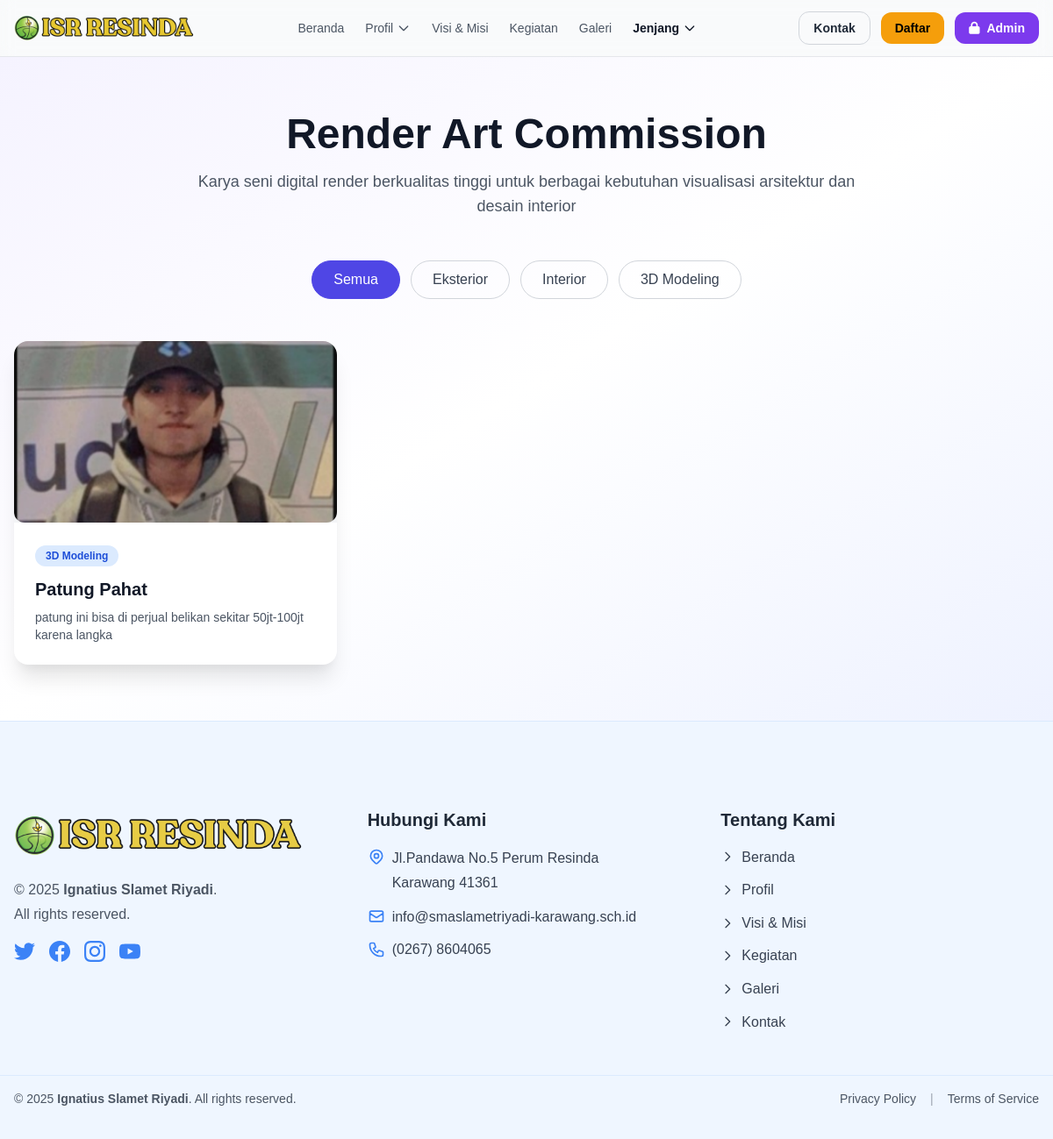
Before: /render-art.php with the older database file.
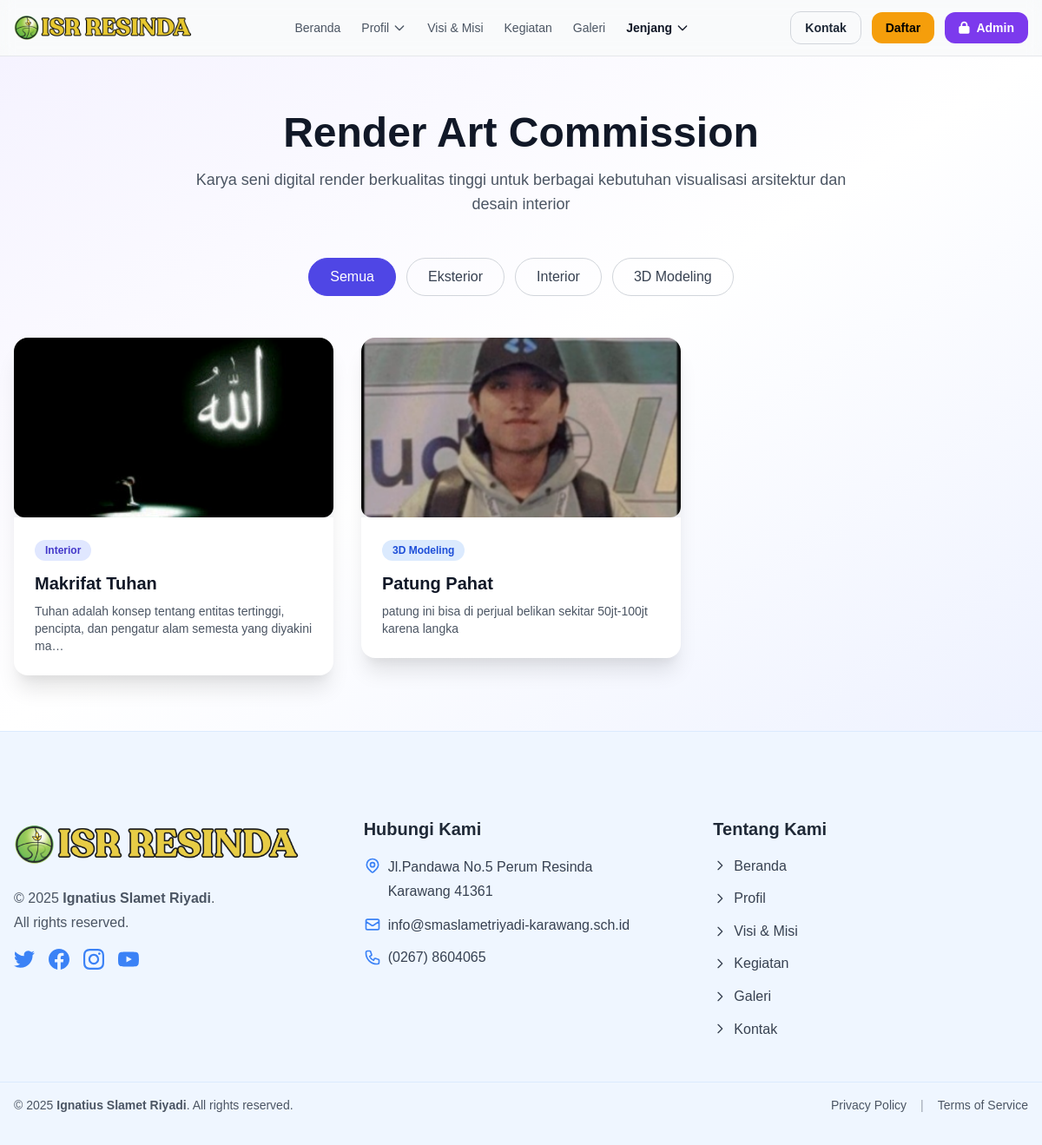
After: the same page with the newer database file.
### tables this page shows
CREATE TABLE `render_art` (
  `id` int(11) NOT NULL,
  `title` varchar(255) NOT NULL,
  `description` text DEFAULT NULL,
  `image_path` varchar(500) DEFAULT NULL,
  `category` enum('eksterior','interior','3d_modeling') NOT NULL DEFAULT 'eksterior',
  `status` enum('active','inactive') NOT NULL DEFAULT 'active',
  `created_by` int(11) DEFAULT NULL,
  `created_at` timestamp NULL DEFAULT current_timestamp(),
  `updated_at` timestamp NULL DEFAULT NULL ON UPDATE current_timestamp()
);

### render-art.php (the view, shortened to what this page needs)
<?php
include 'includes/header.php';
function h($s){ return htmlspecialchars((string)$s, ENT_QUOTES, 'UTF-8'); }
function getImageUrl($imagePath){
  return '/site/' . ltrim($imagePath, '/');
}
function excerpt($text, $len = 100){
  $text = (string)$text;
  $text = trim(preg_replace("/\s+/u", " ", $text));
  if (function_exists('mb_strimwidth')) {
    return mb_strimwidth($text, 0, $len, '…', 'UTF-8');
  }
  return strlen($text) > $len ? substr($text, 0, $len) . '…' : $text;
}
$db = (new Database())->getConnection();
$filter  = $_GET['cat'] ?? '';
$sql    = "SELECT * FROM render_art WHERE status = 'active'";
$params = [];
$sql .= " ORDER BY created_at DESC, id DESC";
$stmt = $db->prepare($sql);
$stmt->execute($params);
$render_items = $stmt->fetchAll(PDO::FETCH_ASSOC);
$seen = [];
$render_items = array_values(array_filter($render_items, function($row) use (&$seen){
  $id = (int)($row['id'] ?? 0);
  if (!$id) return false;
  if (isset($seen[$id])) return false;
  $seen[$id] = true;
  return true;
}));
$colorMap = [
  'eksterior'   => ['text' => 'text-purple-700', 'bg' => 'bg-purple-100', 'label' => 'Eksterior'],
  'interior'    => ['text' => 'text-indigo-700', 'bg' => 'bg-indigo-100', 'label' => 'Interior'],
  '3d_modeling' => ['text' => 'text-blue-700',   'bg' => 'bg-blue-100',   'label' => '3D Modeling'],
];
?>
<section class="py-16 bg-gradient-to-br from-purple-50 via-white to-indigo-50">
  <div class="max-w-7xl mx-auto px-4">
    <div class="text-center mb-12">
      <h1 class="text-4xl md:text-5xl font-bold text-gray-900 mb-4">Render Art Commission</h1>
      <p class="text-lg text-gray-600 max-w-3xl mx-auto">
        Karya seni digital render berkualitas tinggi untuk berbagai kebutuhan visualisasi arsitektur dan desain interior
      </p>
    </div>
    <div class="flex flex-wrap justify-center gap-3 mb-12">
      <?php
        $tabs = [
          ['label'=>'Semua',      'val'=>''],
          ['label'=>'Eksterior',  'val'=>'eksterior'],
          ['label'=>'Interior',   'val'=>'interior'],
          ['label'=>'3D Modeling','val'=>'3d_modeling'],
        ];
        foreach ($tabs as $t):
          $active = ($t['val'] === ($filter ?? ''));
          $href = 'render-art.php' . ($t['val'] ? ('?cat='.$t['val']) : '');
      ?>
        <a href="<?= h($href) ?>"
           class="px-6 py-2 rounded-full border transition <?=
                  $active
                  ? 'bg-indigo-600 text-white border-indigo-600'
                  : 'border-gray-300 text-gray-700 hover:bg-indigo-600 hover:text-white' ?>">
          <?= h($t['label']) ?>
        </a>
      <?php endforeach; ?>
    </div>
    <div class="grid grid-cols-1 md:grid-cols-2 lg:grid-cols-3 gap-8">
      <?php if (empty($render_items)): ?>
        <div class="col-span-3 text-center text-gray-500 py-12">
          <div class="text-6xl mb-4">🎨</div>
          <p class="text-xl font-medium">Belum ada karya render yang tersedia.</p>
          <p class="text-sm mt-2">Silakan cek kembali nanti atau hubungi kami untuk informasi lebih lanjut.</p>
        </div>
      <?php else: ?>
        <?php foreach ($render_items as $item): ?>
          <?php
            $id      = (int)($item['id'] ?? 0);
            $title   = $item['title'] ?? '';
            $desc    = $item['description'] ?? '';
            $catKey  = strtolower($item['category'] ?? '');
            $cat     = $colorMap[$catKey] ?? ['text'=>'text-gray-700','bg'=>'bg-gray-100','label'=>ucwords(str_replace('_',' ', $catKey ?: 'Umum'))];
            $imageUrl= getImageUrl($item['image_path'] ?? '');
          ?>
          <a href="render-art-detail.php?id=<?= $id ?>" class="block group">
            <div class="bg-white rounded-2xl shadow-xl overflow-hidden transition-all duration-300 group-hover:-translate-y-1 group-hover:shadow-2xl">
              <div class="relative w-full overflow-hidden bg-gray-100" style="aspect-ratio:16/9">
                <?php if (!empty($imageUrl)): ?>
                  <img
                    src="<?= h($imageUrl) ?>"
                    alt="<?= h($title) ?>"
                    class="absolute inset-0 w-full h-full object-cover transition-transform duration-500 group-hover:scale-105"
                    loading="lazy"
                    onerror="this.onerror=null; this.style.display='none';">
                <?php endif; ?>
              </div>
              <div class="p-6">
                <div class="mb-3">
                  <span class="inline-block px-3 py-1 rounded-full text-xs font-semibold <?= h($cat['text']) ?> <?= h($cat['bg']) ?>">
                    <?= h($cat['label']) ?>
                  </span>
                </div>
                <h3 class="text-xl font-bold text-gray-900 mb-2">
                  <?= h($title) ?>
                </h3>
                <?php if ($desc !== ''): ?>
                  <p class="text-gray-600 text-sm">
                    <?= h(excerpt($desc, 100)) ?>
                  </p>
                <?php endif; ?>
              </div>
            </div>
          </a>
        <?php endforeach; ?>
      <?php endif; ?>
    </div>
  </div>
</section>
<?php
include 'includes/footer.php';

### includes/header.php (shortened to what this page needs)
<?php
$protocol = isset($_SERVER['HTTPS']) && $_SERVER['HTTPS'] === 'on' ? 'https' : 'http';
$host = $_SERVER['HTTP_HOST'];
$script_name = $_SERVER['SCRIPT_NAME'];
$project_folder = '/' . explode('/', trim($script_name, '/'))[0] . '/';
$base_url = $protocol . '://' . $host . $project_folder;
?>
<!doctype html>
<html lang="id">
<head>
  <link href="https://cdn.jsdelivr.net/npm/tailwindcss@2.2.19/dist/tailwind.min.css" rel="stylesheet">
  <link rel="stylesheet" href="https://cdnjs.cloudflare.com/ajax/libs/font-awesome/6.0.0/css/all.min.css">
  <link rel="stylesheet" href="<?php echo $base_url; ?>assets/css/style.css" />
</head>
<body class="bg-gray-50 text-gray-800 antialiased">
  <nav class="sticky top-0 z-50 bg-white/90 backdrop-filter backdrop-blur border-b border-gray-200">
    <div class="max-w-7xl mx-auto px-4">
      <div class="flex items-center justify-between h-16">
        <a href="<?php echo $base_url; ?>index.php" class="flex items-center">
          <img src="<?php echo $base_url; ?>assets/img/logo.png" alt="ISR" class="h-10 w-auto object-contain">
        </a>
        <div class="hidden md:flex items-center gap-6">
          <a class="text-sm font-medium text-gray-600 hover:text-gray-900" href="<?php echo $base_url; ?>index.php">Beranda</a>
          <div class="relative dropdown">
            <button class="text-sm font-medium text-gray-600 hover:text-gray-900 inline-flex items-center gap-1">
              Profil
              <svg class="w-4 h-4" fill="none" stroke="currentColor" viewBox="0 0 24 24">
                <path stroke-linecap="round" stroke-linejoin="round" stroke-width="2" d="M19 9l-7 7-7-7"></path>
              </svg>
            </button>
          </div>
          <a class="text-sm font-medium text-gray-600 hover:text-gray-900" href="<?php echo $base_url; ?>visi-misi.php">Visi &amp; Misi</a>
          <a class="text-sm font-medium text-gray-600 hover:text-gray-900" href="<?php echo $base_url; ?>kegiatan.php">Kegiatan</a>
          <a class="text-sm font-medium text-gray-600 hover:text-gray-900" href="<?php echo $base_url; ?>galery.php">Galeri</a>
          <div class="relative dropdown">
            <button class="text-sm font-semibold text-gray-900 hover:text-gray-700 inline-flex items-center gap-1">
              Jenjang
              <svg class="w-4 h-4" fill="none" stroke="currentColor" viewBox="0 0 24 24">
                <path stroke-linecap="round" stroke-linejoin="round" stroke-width="2" d="M19 9l-7 7-7-7"></path>
              </svg>
            </button>
          </div>
        </div>
        <div class="hidden md:flex items-center gap-3">
          <a class="inline-flex items-center px-4 py-2 rounded-xl text-sm font-semibold border border-gray-300 hover:border-gray-900" href="<?php echo $base_url; ?>kontak.php">Kontak</a>
          <a class="inline-flex items-center px-4 py-2 rounded-xl text-sm font-semibold bg-yellow-500 text-black hover:opacity-90" href="<?php echo $base_url; ?>kontak.php#daftar">Daftar</a>
          <a class="inline-flex items-center px-4 py-2 rounded-xl text-sm font-semibold bg-purple-600 text-white hover:bg-purple-700" href="<?php echo $base_url; ?>admin/login.php">
            <i class="fas fa-lock mr-2"></i>Admin
          </a>
        </div>
      </div>
    </div>
  </nav>

### includes/footer.php (shortened to what this page needs)
<?php
$protocol = isset($_SERVER['HTTPS']) && $_SERVER['HTTPS'] === 'on' ? 'https' : 'http';
$host = $_SERVER['HTTP_HOST'];
$script_name = $_SERVER['SCRIPT_NAME'];
$project_folder = '/' . explode('/', trim($script_name, '/'))[0] . '/';
$base_url = $protocol . '://' . $host . $project_folder;
?>
  <footer class="footer-tight bg-blue-50 border-t border-blue-100">
    <div class="max-w-7xl mx-auto px-4 py-12">
      <div class="grid grid-cols-1 md:grid-cols-3 gap-10">
        <div>
          <div class="flex items-center gap-3 mb-4">
            <img src="<?php echo $base_url; ?>assets/img/logo.png" alt="ISR Resinda" class="h-16 w-auto object-contain opacity-90">
          </div>
          <p class="text-gray-600 leading-7">
            © 2025 <span class="font-semibold">Ignatius Slamet Riyadi</span>.<br>
            All rights reserved.
          </p>
          <div class="mt-4 flex items-center gap-4 text-blue-500">
            <a href="https://twitter.com" target="_blank" rel="noopener" class="hover:text-blue-700 transition" aria-label="Twitter">
            </a>
            <a href="https://facebook.com" target="_blank" rel="noopener" class="hover:text-blue-700 transition" aria-label="Facebook">
            </a>
            <a href="https://instagram.com" target="_blank" rel="noopener" class="hover:text-blue-700 transition" aria-label="Instagram">
            </a>
            <a href="https://youtube.com" target="_blank" rel="noopener" class="hover:text-blue-700 transition" aria-label="YouTube">
            </a>
          </div>
        </div>
        <div>
          <h3 class="text-xl font-semibold text-gray-800 mb-4">Hubungi Kami</h3>
          <div class="space-y-3 text-gray-700">
            <div class="flex items-start gap-2">
              <p class="leading-7">
                Jl.Pandawa No.5 Perum Resinda<br>Karawang 41361
              </p>
            </div>
            <div class="flex items-center gap-2">
              <svg class="w-5 h-5 text-blue-500 flex-shrink-0" fill="none" stroke="currentColor" viewBox="0 0 24 24">
                <path stroke-linecap="round" stroke-linejoin="round" stroke-width="2" d="M3 8l7.89 5.26a2 2 0 002.22 0L21 8M5 19h14a2 2 0 002-2V7a2 2 0 00-2-2H5a2 2 0 00-2 2v10a2 2 0 002 2z"></path>
              </svg>
              <a href="mailto:info@smaslametriyadi-karawang.sch.id" class="text-orange-500 hover:text-orange-600 font-medium transition">
                info@smaslametriyadi-karawang.sch.id
              </a>
            </div>
            <div class="flex items-center gap-2">
              <span class="text-gray-700 font-medium">(0267) 8604065</span>
            </div>
          </div>
        </div>
        <div>
          <h3 class="text-xl font-semibold text-gray-800 mb-4">Tentang Kami</h3>
          <ul class="space-y-3 text-gray-700">
            <li>
              <a href="<?php echo $base_url; ?>index.php" class="hover:text-gray-900 transition flex items-center gap-2">
                <svg class="w-4 h-4 text-orange-500" fill="none" stroke="currentColor" viewBox="0 0 24 24">
                  <path stroke-linecap="round" stroke-linejoin="round" stroke-width="2" d="M9 5l7 7-7 7"></path>
                </svg>
                Beranda
              </a>
            </li>
            <li>
              <a href="<?php echo $base_url; ?>profil.php" class="hover:text-gray-900 transition flex items-center gap-2">
                <svg class="w-4 h-4 text-orange-500" fill="none" stroke="currentColor" viewBox="0 0 24 24">
                  <path stroke-linecap="round" stroke-linejoin="round" stroke-width="2" d="M9 5l7 7-7 7"></path>
                </svg>
                Profil
              </a>
            </li>
            <li>
              <a href="<?php echo $base_url; ?>visi-misi.php" class="hover:text-gray-900 transition flex items-center gap-2">
                <svg class="w-4 h-4 text-orange-500" fill="none" stroke="currentColor" viewBox="0 0 24 24">
                  <path stroke-linecap="round" stroke-linejoin="round" stroke-width="2" d="M9 5l7 7-7 7"></path>
                </svg>
                Visi &amp; Misi
              </a>
            </li>
            <li>
              <a href="<?php echo $base_url; ?>kegiatan.php" class="hover:text-gray-900 transition flex items-center gap-2">
                <svg class="w-4 h-4 text-orange-500" fill="none" stroke="currentColor" viewBox="0 0 24 24">
                  <path stroke-linecap="round" stroke-linejoin="round" stroke-width="2" d="M9 5l7 7-7 7"></path>
                </svg>
                Kegiatan
              </a>
            </li>
            <li>
              <a href="<?php echo $base_url; ?>galery.php" class="hover:text-gray-900 transition flex items-center gap-2">
                <svg class="w-4 h-4 text-orange-500" fill="none" stroke="currentColor" viewBox="0 0 24 24">
                  <path stroke-linecap="round" stroke-linejoin="round" stroke-width="2" d="M9 5l7 7-7 7"></path>
                </svg>
                Galeri
              </a>
            </li>
            <li>
              <a href="<?php echo $base_url; ?>kontak.php" class="hover:text-gray-900 transition flex items-center gap-2">
                <svg class="w-4 h-4 text-orange-500" fill="none" stroke="currentColor" viewBox="0 0 24 24">
                  <path stroke-linecap="round" stroke-linejoin="round" stroke-width="2" d="M9 5l7 7-7 7"></path>
                </svg>
                Kontak
              </a>
            </li>
          </ul>
        </div>
      </div>
    </div>
    <div class="border-t border-blue-100">
      <div class="max-w-7xl mx-auto px-4 py-4">
        <div class="flex flex-col md:flex-row justify-between items-center gap-4 text-sm text-gray-600">
          <p>© 2025 <span class="font-semibold">Ignatius Slamet Riyadi</span>. All rights reserved.</p>
          <div class="flex items-center gap-4">
            <a href="<?php echo $base_url; ?>privacy.php" class="hover:text-gray-900 transition">Privacy Policy</a>
            <span class="text-gray-400">|</span>
            <a href="<?php echo $base_url; ?>terms.php" class="hover:text-gray-900 transition">Terms of Service</a>
          </div>
        </div>
      </div>
    </div>
  </footer>
</body>
</html>

### assets/css/style.css (style rules this page uses)
* { margin: 0; padding: 0; box-sizing: border-box; font-family: 'Arial', sans-serif; }
body { background-color: #f5f5f5; color: #333; line-height: 1.6; }
footer { background-color: #004d40; color: white; padding: 50px 0 20px; }
img { max-width:100%;height:auto;border-radius:0.75rem }

### includes/header.php (style rules this page uses)
body { font-family:'Inter',system-ui,-apple-system,'Segoe UI',Roboto,Helvetica,Arial }

Changed rows visible on the page:
added render_art: image_path (picture), category "Interior", title "Makrifat Tuhan", description "Tuhan adalah konsep tentang entitas tertinggi, pencipta, dan pengatur alam semesta yang diyakini ma…"
